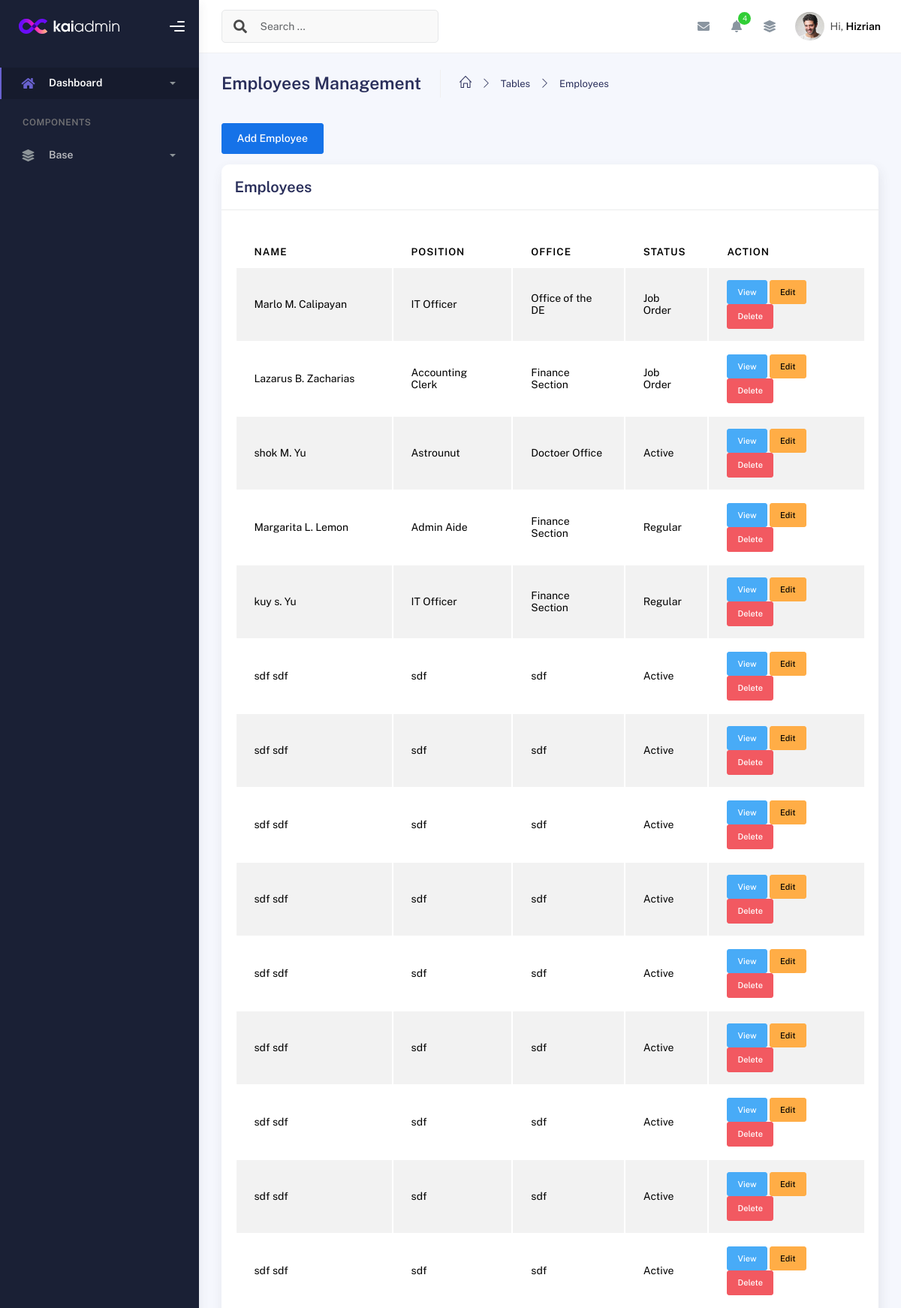
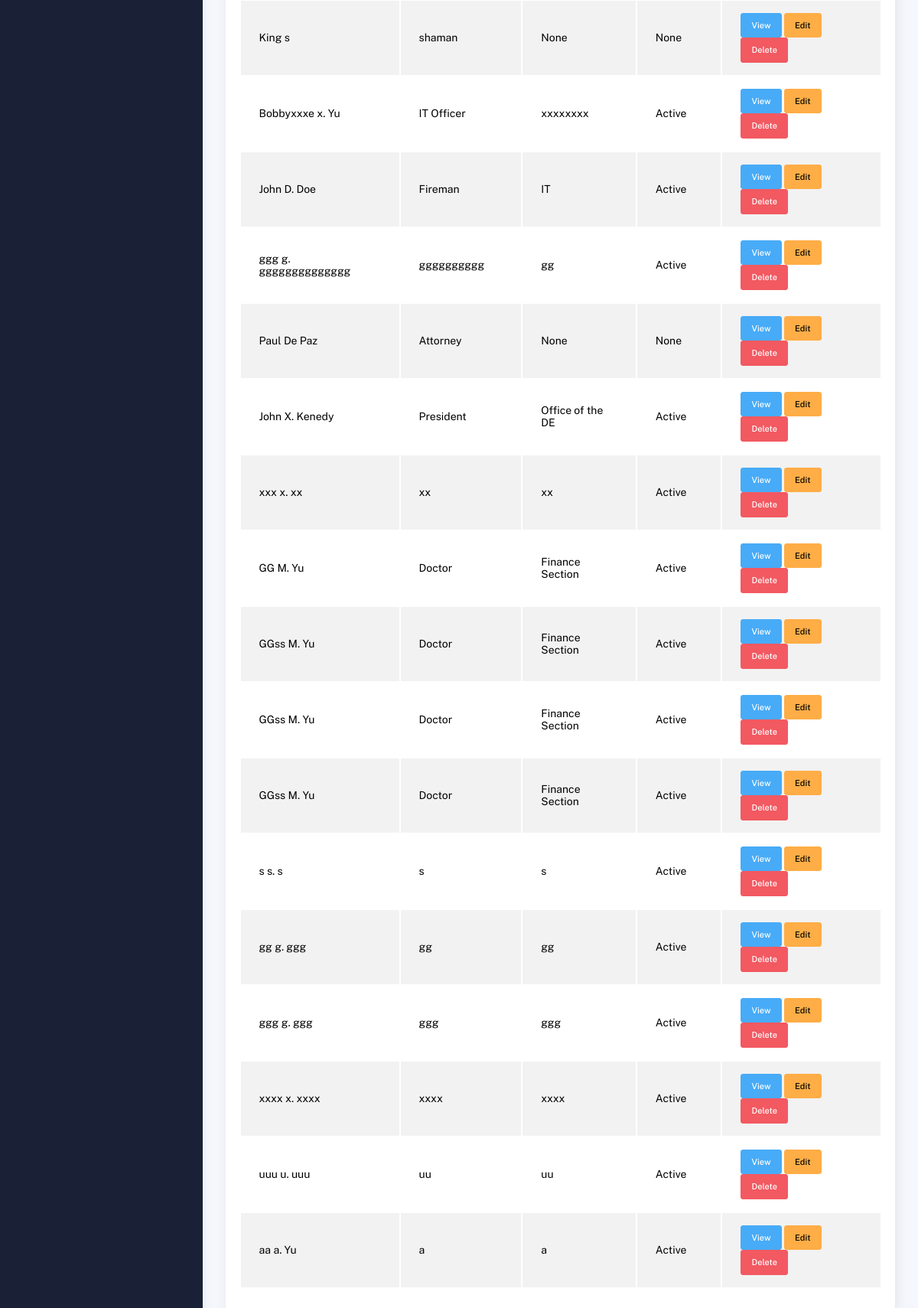
The app's page /employees/, older data (2 pictures, top to bottom).
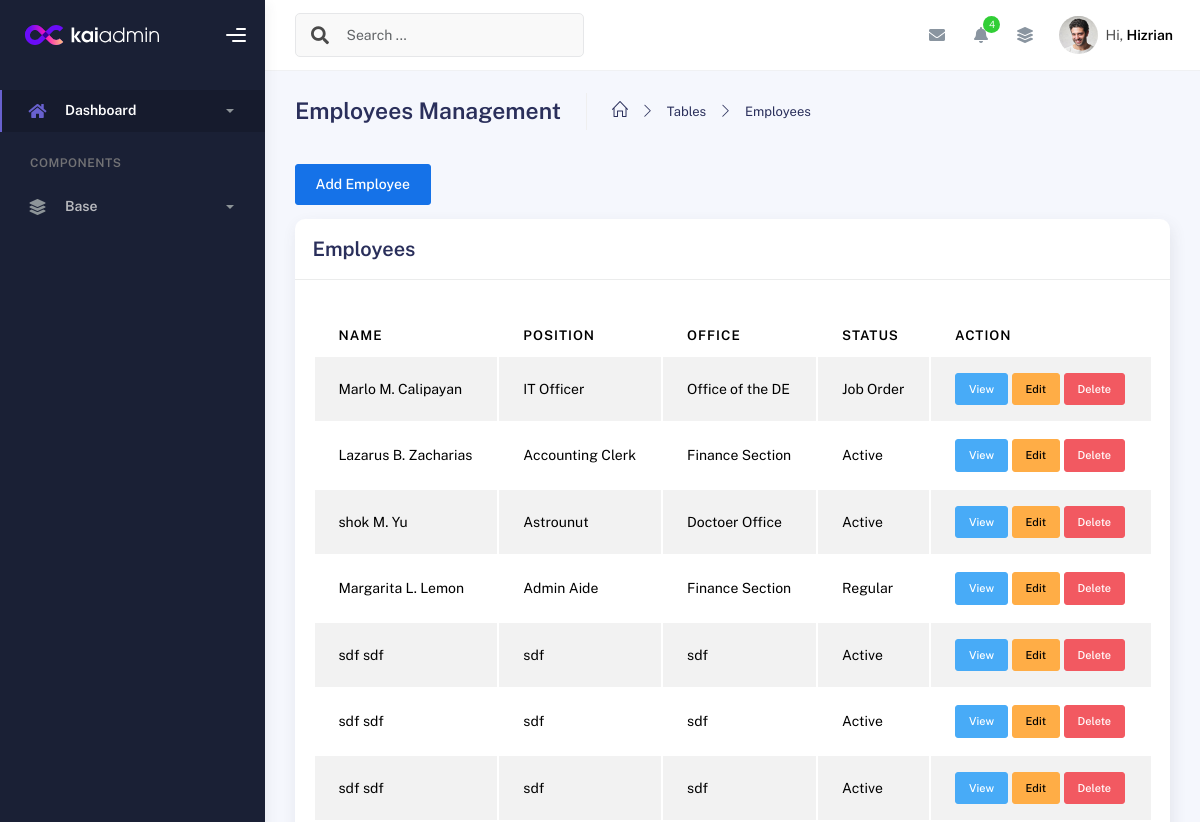
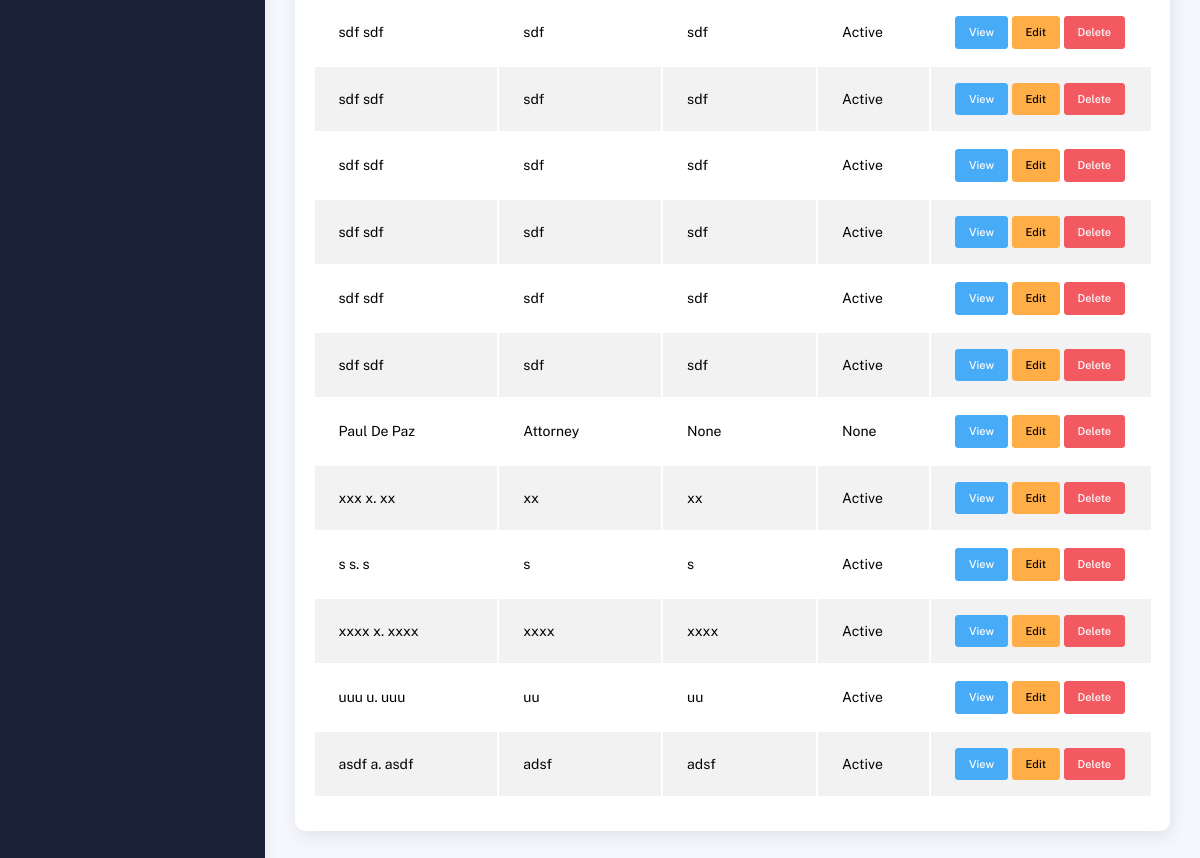
The same page, newer data (2 pictures, top to bottom).
### inventory/models.py (models this page shows, shortened)
class Employee(models.Model):
    desktop_package = models.ForeignKey(Desktop_Package, on_delete=models.CASCADE, null=True)
    employee_fname = models.CharField(max_length=100, blank=True, null=True)
    employee_mname = models.CharField(max_length=100, blank=True, null=True)
    employee_lname = models.CharField(max_length=100, blank=True, null=True)
    employee_position = models.CharField(max_length=100, blank=True, null=True)
    employee_office = models.CharField(max_length=100, blank=True, null=True)
    employee_status = models.CharField(max_length=100, blank=True, null=True)

### inventory/views.py (the view, shortened to what this page needs)
# urls.py: path('employees/', views.employee_list, name='employee_list'),  # Handles both GET (list) and POST (add) employees
def employee_list(request):
    employees = Employee.objects.all()
    return render(request, 'employees.html', {'employees': employees})

### templates/employees.html (shortened to what this page needs)
{% extends 'base.html' %}
{% block content %}
<div class="container">
  <div class="page-inner">
    <div class="page-header">
      <h3 class="fw-bold mb-3">Employees Management</h3>
      <ul class="breadcrumbs mb-3">
        <li class="nav-home">
          <a href="#"><i class="icon-home"></i></a>
        </li>
        <li class="separator"><i class="icon-arrow-right"></i></li>
        <li class="nav-item"><a href="#">Tables</a></li>
        <li class="separator"><i class="icon-arrow-right"></i></li>
        <li class="nav-item"><a href="#">Employees</a></li>
      </ul>
    </div>
    <button class="btn btn-primary mb-3" data-bs-toggle="modal" data-bs-target="#addEmployeeModal">Add Employee</button>
     <div class="row">
      <div class="col-md-12">
        <div class="card">
          <div class="card-header">
            <h4 class="card-title">Employees</h4>
          </div>
          <div class="card-body">
            <div class="table-responsive">
              <table id="multi-filter-select" class="display table table-striped table-hover dataTable">
                <thead>
                  <tr>
                    <th>Name</th>
                    <th>Position</th>
                    <th>Office</th>
                    <th>Status</th>
                    <th>Action</th>
                  </tr>
                </thead>
                <tbody>
                  {% for employee in employees %}
                  <tr>
                    <td>
                      {{ employee.employee_fname }}
                      {% if employee.employee_mname %} {{ employee.employee_mname }}.{% endif %}
                      {{ employee.employee_lname }}
                    </td>
                    <td>{{ employee.employee_position }}</td>
                    <td>{{ employee.employee_office }}</td>
                    <td>{{ employee.employee_status }}</td>
                    <td>
                      <button class="btn btn-info btn-sm" data-bs-toggle="modal" data-bs-target="#viewEmployeeModal{{ employee.id }}">View</button>
                      <button class="btn btn-warning btn-sm" data-bs-toggle="modal" data-bs-target="#editEmployeeModal{{ employee.id }}">Edit</button>
                      <button class="btn btn-danger btn-sm" data-bs-toggle="modal" data-bs-target="#deleteEmployeeModal{{ employee.id }}">Delete</button>
                    </td>
                  </tr>
                  {% endfor %}
                </tbody>
              </table>
            </div>
          </div>
        </div>
      </div>
    </div>
</div>
{% endblock %}

### templates/base.html (shortened to what this page needs)
{% load static %}
<link href="https://stackpath.bootstrapcdn.com/bootstrap/5.1.3/css/bootstrap.min.css" rel="stylesheet">
<link href="https://cdnjs.cloudflare.com/ajax/libs/font-awesome/5.15.4/css/all.min.css" rel="stylesheet">
<!DOCTYPE html>
<html lang="en">
  <head>
    {% block head %}
    <link rel="stylesheet" href="{% static 'css/bootstrap.min.css' %}">
    <link rel="stylesheet" href="{% static 'css/plugins.min.css' %}">
    <link rel="stylesheet" href="{% static 'css/kaiadmin.min.css' %}">
    {% endblock %}
  </head>
  <body>
    {% block sidebar %}
    <div class="wrapper">
      <div class="sidebar" data-background-color="dark">
        <div class="sidebar-logo">
          <div class="logo-header" data-background-color="dark">
              <img
                src="{% static 'img/kaiadmin/logo_light.svg' %}"
                alt="navbar brand"
                class="navbar-brand"
                height="20"
              />
            <div class="nav-toggle">
              <button class="btn btn-toggle toggle-sidebar">
                <i class="gg-menu-right"></i>
              </button>
            </div>
          </div>
        </div>
        <div class="sidebar-wrapper scrollbar scrollbar-inner">
          <div class="sidebar-content">
            <ul class="nav nav-secondary">
              <li class="nav-item active">
                <a
                  data-bs-toggle="collapse"
                  href="#dashboard"
                  class="collapsed"
                  aria-expanded="false"
                >
                  <i class="fas fa-home"></i>
                  <p>Dashboard</p>
                  <span class="caret"></span>
                </a>
              </li>
              <li class="nav-section">
                <h4 class="text-section">Components</h4>
              </li>
              <li class="nav-item">
                <a data-bs-toggle="collapse" href="#base">
                  <i class="fas fa-layer-group"></i>
                  <p>Base</p>
                  <span class="caret"></span>
                </a>
              </li>
            </ul>
          </div>
        </div>
      </div>
       {% endblock %}
      {% block navbar %}
      <div class="main-panel">
        <div class="main-header">
          <nav
            class="navbar navbar-header navbar-header-transparent navbar-expand-lg border-bottom"
          >
            <div class="container-fluid">
              <nav
                class="navbar navbar-header-left navbar-expand-lg navbar-form nav-search p-0 d-none d-lg-flex"
              >
                <div class="input-group">
                  <div class="input-group-prepend">
                    <button type="submit" class="btn btn-search pe-1">
                      <i class="fa fa-search search-icon"></i>
                    </button>
                  </div>
                  <input
                    type="text"
                    placeholder="Search ..."
                    class="form-control"
                  />
                </div>
              </nav>
              <ul class="navbar-nav topbar-nav ms-md-auto align-items-center">
                <li class="nav-item topbar-icon dropdown hidden-caret">
                  <a
                    class="nav-link dropdown-toggle"
                    href="#"
                    id="messageDropdown"
                    role="button"
                    data-bs-toggle="dropdown"
                    aria-haspopup="true"
                    aria-expanded="false"
                  >
                    <i class="fa fa-envelope"></i>
                  </a>
                </li>
                <li class="nav-item topbar-icon dropdown hidden-caret">
                  <a
                    class="nav-link dropdown-toggle"
                    href="#"
                    id="notifDropdown"
                    role="button"
                    data-bs-toggle="dropdown"
                    aria-haspopup="true"
                    aria-expanded="false"
                  >
                    <i class="fa fa-bell"></i>
                    <span class="notification">4</span>
                  </a>
                </li>
                <li class="nav-item topbar-icon dropdown hidden-caret">
                  <a
                    class="nav-link"
                    data-bs-toggle="dropdown"
                    href="#"
                    aria-expanded="false"
                  >
                    <i class="fas fa-layer-group"></i>
                  </a>
                </li>
                <li class="nav-item topbar-user dropdown hidden-caret">
                  <a
                    class="dropdown-toggle profile-pic"
                    data-bs-toggle="dropdown"
                    href="#"
                    aria-expanded="false"
                  >
                    <div class="avatar-sm">
                      <img
                        src="assets/img/profile.jpg"
                        alt="..."
                        class="avatar-img rounded-circle"
                      />
                    </div>
                    <span class="profile-username">
                      <span class="op-7">Hi,</span>
                      <span class="fw-bold">Hizrian</span>
                    </span>
                  </a>
                </li>
              </ul>
            </div>
          </nav>
        </div>
 {% endblock %}
{% block content %}{% endblock %}
  </body>
</html>

Row changes from the older to the newer data that the page shows:
removed Employee: employee_fname "kuy", employee_mname "s", employee_lname "Yu", employee_position "IT Officer", employee_office "Finance Section", employee_status "Regular"
removed Employee: employee_fname "King", employee_lname "s", employee_position "shaman", employee_office "None", employee_status "None"
removed Employee: employee_fname "Bobbyxxxe", employee_mname "x", employee_lname "Yu", employee_position "IT Officer", employee_office "xxxxxxxx", employee_status "Active"
removed Employee: employee_fname "John", employee_mname "D", employee_lname "Doe", employee_position "Fireman", employee_office "IT", employee_status "Active"
removed Employee: employee_fname "ggg", employee_mname "g", employee_lname "gggggggggggggg", employee_position "gggggggggg", employee_office "gg", employee_status "Active"
removed Employee: employee_fname "John", employee_mname "X", employee_lname "Kenedy", employee_position "President", employee_office "Office of the DE", employee_status "Active"
removed Employee: employee_fname "GG", employee_mname "M", employee_lname "Yu", employee_position "Doctor", employee_office "Finance Section", employee_status "Active"
removed Employee: employee_fname "GGss", employee_mname "M", employee_lname "Yu", employee_position "Doctor", employee_office "Finance Section", employee_status "Active"
removed Employee: employee_fname "GGss", employee_mname "M", employee_lname "Yu", employee_position "Doctor", employee_office "Finance Section", employee_status "Active"
removed Employee: employee_fname "GGss", employee_mname "M", employee_lname "Yu", employee_position "Doctor", employee_office "Finance Section", employee_status "Active"
removed Employee: employee_fname "gg", employee_mname "g", employee_lname "ggg", employee_position "gg", employee_office "gg", employee_status "Active"
removed Employee: employee_fname "ggg", employee_mname "g", employee_lname "ggg", employee_position "ggg", employee_office "ggg", employee_status "Active"
removed Employee: employee_fname "aa", employee_mname "a", employee_lname "Yu", employee_position "a", employee_office "a", employee_status "Active"
changed Employee "Lazarus": employee_status "Job Order" → "Active"
added Employee: employee_fname "asdf", employee_mname "a", employee_lname "asdf", employee_position "adsf", employee_office "adsf", employee_status "Active"
